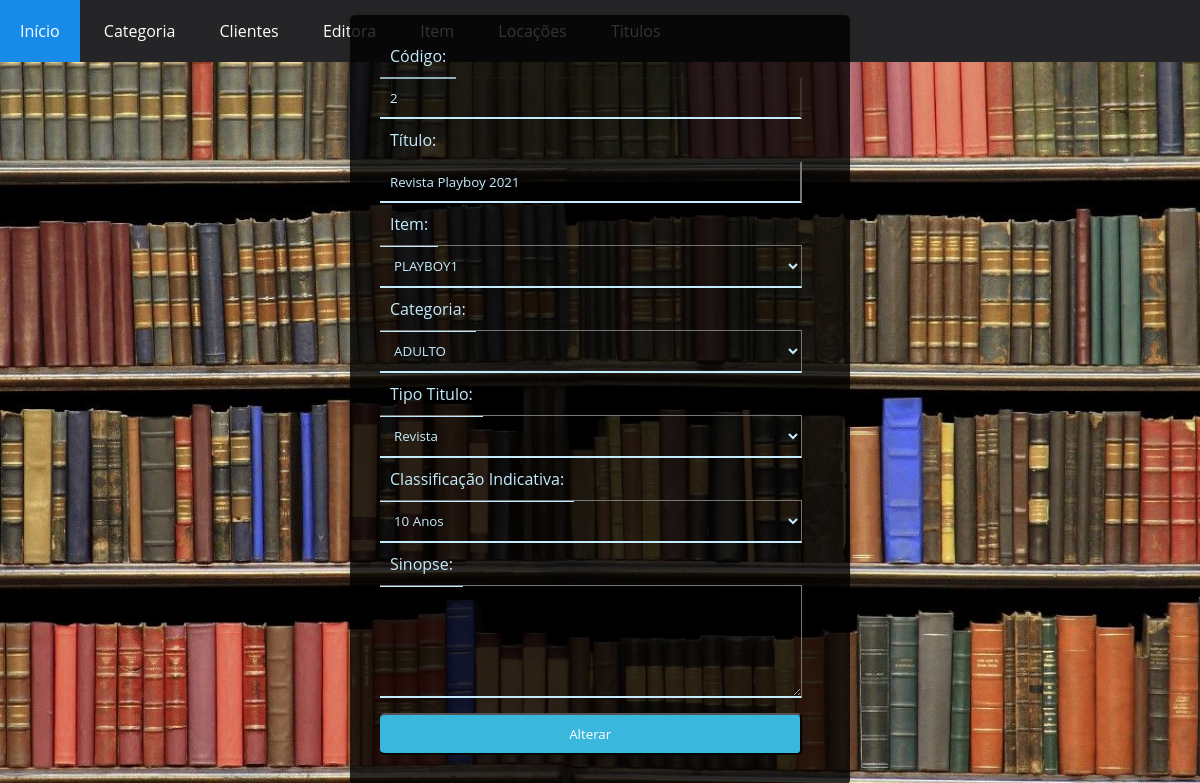
Page /Titulos/Alterar/alterar_Titulos.php?Id=2 on the committed database.
### tables this page shows
CREATE TABLE `titulos` (
  `id_titulo` int(11) NOT NULL,
  `titulo` varchar(150) NOT NULL,
  `sinopse` varchar(150) NOT NULL,
  `classificacao` char(10) DEFAULT NULL,
  `tipo` char(20) DEFAULT NULL,
  `categoria_id` int(11) NOT NULL,
  `editora_id` int(11) NOT NULL
);

CREATE TABLE `editora` (
  `id_editora` int(11) NOT NULL,
  `razao_social` varchar(150) NOT NULL,
  `telefone` char(12) NOT NULL,
  `endereco` varchar(150) NOT NULL,
  `numero_endereco` int(11) NOT NULL,
  `complemento` varchar(150) NOT NULL,
  `cep` char(8) NOT NULL,
  `email` varchar(150) NOT NULL
);

CREATE TABLE `categoria` (
  `id_categoria` int(11) NOT NULL,
  `descricao` varchar(150) NOT NULL,
  `classificacao_indicativa` int(11) NOT NULL
);

### Titulos/Alterar/alterar_Titulos.php (the view, shortened to what this page needs)
<?php
include('../../conexao.php');
?>
<!DOCTYPE html>
<html lang="pt-br">
<head>
	<link rel="stylesheet" type="text/css" href="../Styles/site.css">
	<link rel="stylesheet" type="text/css" href="../../Styles/Cadastro.css">
	<link rel="stylesheet" type="text/css" href="../../Styles/menu.css">
</head>
<body>
	<nav id="menu-h">
		<?php
			include('../../menu.php');
		?>
	</nav>
	<div class="wrapper">
		<div class="cadastro">
			<div class="campos">
				<form action="alterar_Titulos_db.php" method="post">
					<?php
					$Id = $_GET['Id'];
					$sql = "SELECT T.ID_TITULO as Id,
								T.titulo,
								T.sinopse,
								T.classificacao,
								T.tipo,
								T.categoria_id IdCategoria,
								T.editora_id IdEditora
							FROM TITULOS T
							WHERE ID_TITULO = {$Id}";
					$query = mysqli_query($conexao, $sql);
					$dado = mysqli_fetch_array($query, MYSQLI_ASSOC);
					?>
					<label for="Id">Código:</label>
					<input type="text" name="Id" id="Id" maxlength="11" value="<?php echo $Id; ?>" disabled="true">
					<br>
					<label for="titulo">Título:</label>
					<input type="text" name="titulo" id="titulo" maxlength="150" value="<?php echo $dado['titulo']; ?>">
					<br>
					<label for="IdEditora">Item:</label>
					<select name="IdEditora" id="IdEditora">
						<?php
						$sql = "SELECT ID_EDITORA as IdEditora, razao_social FROM EDITORA";
						$query = mysqli_query($conexao, $sql);
						while ($item = mysqli_fetch_array($query, MYSQLI_ASSOC)) {
						?>
							<option value="<?php echo $item['IdEditora']; ?>"
								<?php if ($dado['IdEditora'] == $item['IdEditora'])
								{ ?>selected="selected" <?php } ?>><?php echo $item['razao_social']; ?>
							</option>
						<?php
						}
						?>
					</select>
					<br>
					<label for="IdCategoria">Categoria:</label>
					<select name="IdCategoria" id="IdCategoria">
						<?php
						$sql = "SELECT id_categoria as IdCategoria, descricao FROM categoria";
						$query = mysqli_query($conexao, $sql);
						while ($item = mysqli_fetch_array($query, MYSQLI_ASSOC)) {
						?>
							<option value="<?php echo $item['IdCategoria']; ?>"
								<?php if ($dado['IdCategoria'] == $item['IdCategoria'])
								{ ?>selected="selected" <?php } ?>><?php echo $item['descricao']; ?>
							</option>
						<?php
						}
						?>
					</select>
					<br>
					<label for="tipo">Tipo Titulo:</label>
					<select name="tipo" id="tipo">
						<option value="Revista" <?php if ($dado['tipo'] == 'Revista') { ?>selected="selected" <?php } ?>>Revista</option>
					</select>
					<br>
					<label for="classificacao">Classificação Indicativa:</label>
					<select name="classificacao" id="classificacao">
						<option value="2" <?php if ($dado['classificacao'] == '2') { ?>selected="selected" <?php } ?>>10 Anos</option>
					</select><br>
					<div class="sinopse">
						<label for="sinopse">Sinopse:</label>
						<textarea name="sinopse" id="sinopse" cols="40"  rows="5"value="<?php echo $dado['sinopse']; ?>"></textarea>
						<br>
					</div>
					<button class="btn" type="submit">Alterar</button>
				</form>
			</div>
		</div>
	</div>
</body>
</html>

### Styles/site.css (style rules this page uses)
body { background: url(../Images/Biblioteca.jpg) no-repeat top center; background-size: cover; height: 100vh; }

### Styles/cadastro.css (style rules this page uses)
* { margin: 0; padding: 0; box-sizing: border-box; outline: none; font-family: sans-serif; }
body { background: url(../Images/Biblioteca.jpg) no-repeat top center; background-size: cover; height: 100vh; }
.wrapper { position: absolute; top: 50%; transform: translateY(-50%); width: 100%; padding: 0 20px; }
.cadastro { max-width: 500px; margin: 0 auto; background: rgba(0,0,0,0.8); padding: 30px; border-radius: 5px; display: flex; flex-direction: row; box-shadow: 0 0 10px rgba(0,0,0,0.13); }
.campos { display: flex; flex-direction: column; margin-right: 4%; width: 100%; }
.campos input { margin: 10px 0; background: transparent; border-left: 0; border-bottom: 2px solid #c5ecfd; padding: 10px; color: #c5ecfd; width: 100%; }
.sinopse textarea { margin: 10px 0; background: transparent; border-left: 0; border-bottom: 2px solid #c5ecfd; padding: 10px; color: #c5ecfd; width: 100%; }
.campos select { margin: 10px 0; background: transparent; border-left: 0; border-bottom: 2px solid #c5ecfd; padding: 10px; color: #c5ecfd; width: 100%; }
.campos select option { margin: 40px; background: rgba(0,0,0,0.8); color: #fff; text-shadow: 0 1px 0 rgba(0, 0, 0, 0.4); }
.campos label { margin: 10px 0; background: transparent; border-left: 0; border-bottom: 2px solid #c5ecfd; padding: 10px; color: #c5ecfd; width: 100%; }
.btn { border-left: 0; width: 100%; background: #39b7dd; text-align: center; padding: 10px; border-radius: 5px; color: #fff; cursor: pointer; text-transform: capitalize; }

### Styles/menu.css (style rules this page uses)
* { box-sizing: border-box; font-family: 'Open Sans', sans-serif; }
#menu-h { background-color: rgb(37, 37, 39); }

### rows in the picture
titulos: titulo "Revista Playboy 2021", IdEditora "PLAYBOY1", IdCategoria "ADULTO", tipo "Revista", classificacao "10 Anos"
